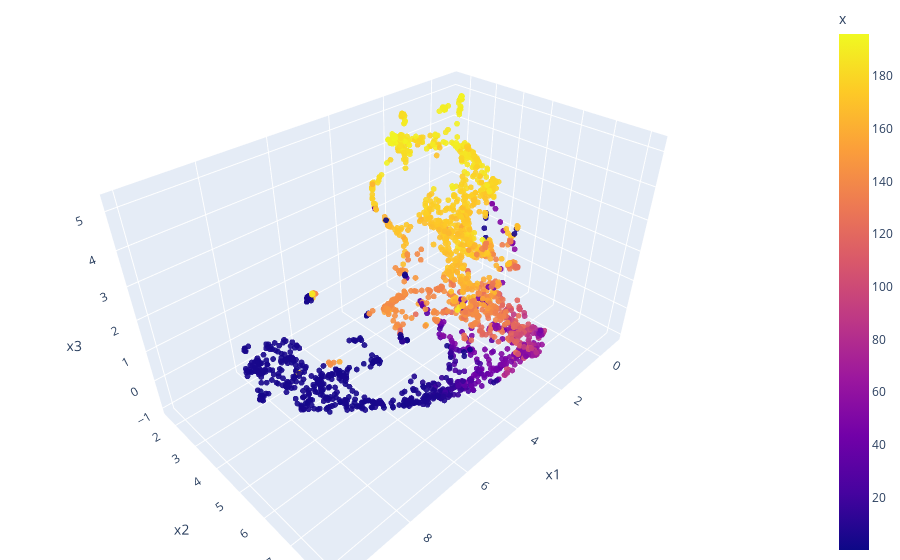

Here is the notebook cell this chart was saved with:
### Code cell
fig = px.scatter_3d(df, x='x1', y='x2', z='x3',
              color='x', opacity=0.9)

fig.update_traces(marker_size=2)

# tight layout
fig.update_layout(margin=dict(l=0, r=0, b=0, t=0))
fig.show()

### Figure 1 — Plotly figure (JSON) as saved in the notebook; plotly's stock layout.template omitted (floating-point values rounded to 4 significant figures; data arrays with more than 128 entries replaced by an {"elided": "..."} marker saying what was removed)
{"data": [{"hovertemplate": "x1=%{x}<br>x2=%{y}<br>x3=%{z}<br>x=%{marker.color}<extra></extra>", "legendgroup": "", "marker": {"color": {"elided": "2177 float values"}, "coloraxis": "coloraxis", "opacity": 0.9, "size": 2, "symbol": "circle"}, "mode": "markers", "name": "", "scene": "scene", "showlegend": false, "type": "scatter3d", "x": {"elided": "2177 float values"}, "y": {"elided": "2177 float values"}, "z": {"elided": "2177 float values"}}], "layout": {"coloraxis": {"colorbar": {"title": {"text": "x"}}, "colorscale": [[0, "#0d0887"], [0.1111, "#46039f"], [0.2222, "#7201a8"], [0.3333, "#9c179e"], [0.4444, "#bd3786"], [0.5556, "#d8576b"], [0.6667, "#ed7953"], [0.7778, "#fb9f3a"], [0.8889, "#fdca26"], [1, "#f0f921"]]}, "legend": {"tracegroupgap": 0}, "margin": {"b": 0, "l": 0, "r": 0, "t": 0}, "scene": {"domain": {"x": [0, 1], "y": [0, 1]}, "xaxis": {"title": {"text": "x1"}}, "yaxis": {"title": {"text": "x2"}}, "zaxis": {"title": {"text": "x3"}}}}}
